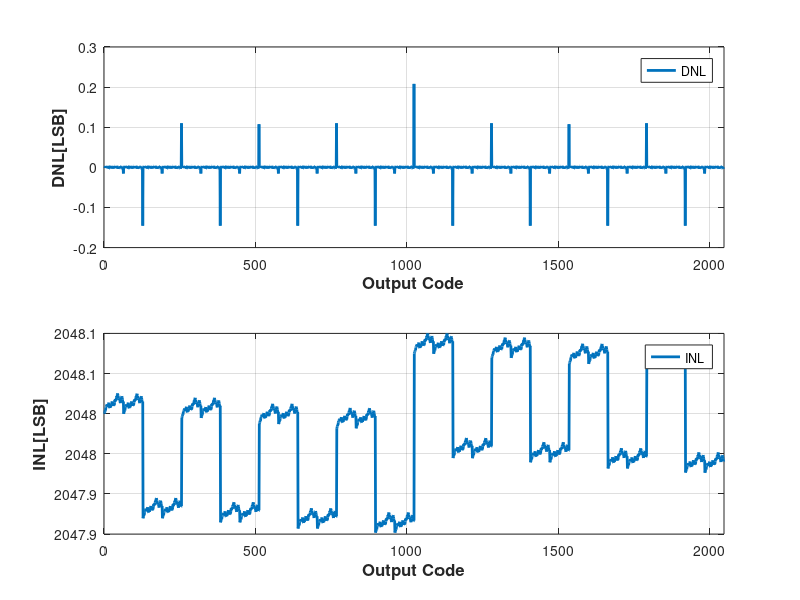

Recreate this plot in MATLAB.
clear;

W = 0.13;
L=0.065;
Cp = W*L*6e-15

N_CDAC = 5;
N_RDAC = 6;

sigma_C = 0.001322917989585;
sigma_R = 0.001841423909340;

N_CDAC = 5;
N_RDAC = 6;
N_DAC = N_CDAC+N_RDAC;
Cu = 57.5e-15;
Ru = 200;

Vref = 1;
Vin_neg = 1;

%% Switch for C DAC
%  D5 D4 D3 D2 D1
% D = [0 0 0 0 1]; 
D = dec2bin(0:(2^N_CDAC-1)) - '0';
%% Switch for R DAC
% thisSwitch = 1; %swich from 0 to 3 Vref0  = 0, Vref63 = 63/64Vref

S = [zeros(1,63),1];

for i=2:64
    S(i,:) = [S(i-1, 2:64),0];
end

%% Generate C, R with mismatch 32 number of C and 64 number of R
C = normrnd(Cu,Cu*sigma_C,[1,(2^N_CDAC)]);
% C = normrnd(1,sigma_C,[1,(2^N_CDAC)]);

R = normrnd(Ru,Ru*sigma_R,[1,(2^N_RDAC)]);
% R = normrnd(1,sigma_R,[1,(2^N_RDAC)]);

C_binary = C(1);
N_b = 2;

%% generate binary Cap value for cap DAC
for i = 1:N_CDAC-1
    C_binary = [sum(C(N_b:(N_b+N_b-1))), C_binary];
    N_b = N_b*2;
    i=i+1;
end
C0 = C(2^N_CDAC);
Ctotal = sum(C);

C_array = repmat(C_binary,2^N_DAC,1);

%% Generate Thermometer R DAC
i = 1;
while i<length(R)
   R_seq(:,length(R)-i) = [sum(R(1:i))];
   i = i+1;
end
R_seq = [R_seq, 0];
R_seq = repmat(R_seq,2^N_DAC,1);

Rtotal = sum(R);

S = repmat(S,2^N_CDAC,1);

SR = S.*R_seq;

%% Generate Cap voltage

D = kron(D,ones(2^N_RDAC,1));

CD = C_array.*D;

Vx_cap = (sum(CD,2)*Vref) ./ (Ctotal+Cp);

%% Generate Resistor Voltage


Vx_res = (Vref .* C0 .* sum(SR,2)) ./ (Rtotal .* (Cp+Ctotal));
% 
% Vx = Vx_cap + Vx_res + Vin_neg;

Vx = Vx_cap + Vx_res + Vin_neg;


step_avg = Vref/2^N_DAC;

%% Calculate DNL

for i=2:2^N_DAC
   step(i-1) = Vx(i) - Vx(i-1);
end

DNL = (step'-step_avg)./step_avg;

%% Calculate INL
vout_ideal = 0;

for i=2:2^N_DAC
   vout_ideal(i,1) = (i-1)*step_avg;
end

INL = (Vx-vout_ideal)./step_avg;


figure(1)
subplot(2,1,1);
plot(DNL,'DisplayName','DNL','LineWidth',2);
ylabel('DNL[LSB]','FontSize',12,'FontWeight','bold');
xlabel('Output Code','FontSize',12,'FontWeight','bold');
grid on
legend('show');
xlim([0,2^N_DAC]);

subplot(2,1,2);
plot(INL,'DisplayName','INL','LineWidth',2);
ylabel('INL[LSB]','FontSize',12,'FontWeight','bold');
xlabel('Output Code','FontSize',12,'FontWeight','bold');
grid on
legend('show');
xlim([0,2^N_DAC]);



